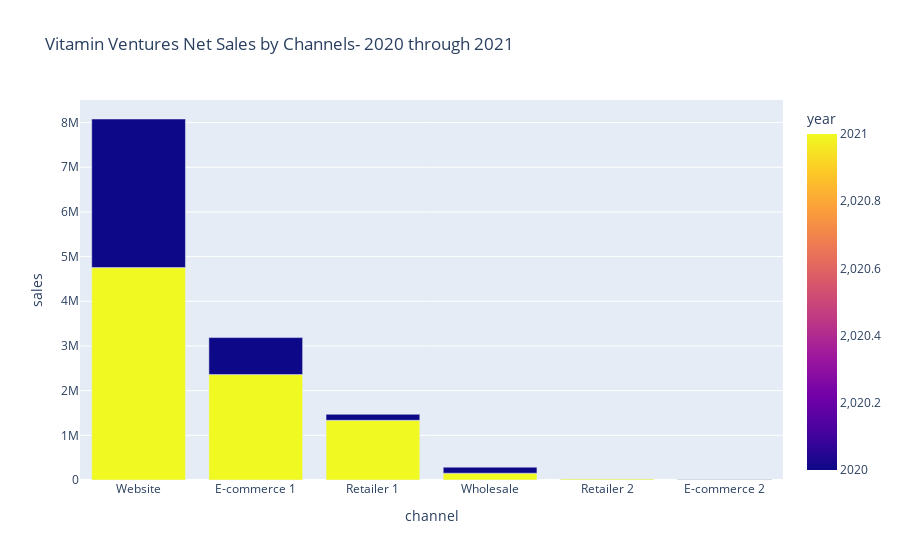

Notebook cell for this chart:
### Code cell
fig2 = px.bar(df2, x="channel", y="sales", title="Vitamin Ventures Net Sales by Channels- 2020 through 2021",
                hover_data=["year"],
                ## markers=True,
                color= "year"
                ## labels={"date" : 'Date', "sum" :'Sales'}
)
            
fig2.show()

### Figure 1 — Plotly figure (JSON) as saved in the notebook; plotly's stock layout.template omitted (floating-point values rounded to 4 significant figures)
{"data": [{"alignmentgroup": "True", "customdata": [[2021], [2021], [2021], [2021], [2021], [2021], [2020], [2020], [2020], [2020], [2020], [2020]], "hovertemplate": "channel=%{x}<br>sales=%{y}<br>year=%{marker.color}<extra></extra>", "legendgroup": "", "marker": {"color": [2021, 2021, 2021, 2021, 2021, 2021, 2020, 2020, 2020, 2020, 2020, 2020], "coloraxis": "coloraxis", "pattern": {"shape": ""}}, "name": "", "offsetgroup": "", "orientation": "v", "showlegend": false, "textposition": "auto", "type": "bar", "x": ["Website", "E-commerce 1", "Retailer 1", "Wholesale", "Retailer 2", "E-commerce 2", "Website", "E-commerce 1", "Wholesale", "Retailer 1", "E-commerce 2", "Retailer 2"], "xaxis": "x", "y": [4754000.0, 2361000.0, 1336000.0, 152100.0, 26700.0, 13790.0, 3326000.0, 827000.0, 135000.0, 134700.0, 5421.0, 1511.0], "yaxis": "y"}], "layout": {"barmode": "relative", "coloraxis": {"colorbar": {"title": {"text": "year"}}, "colorscale": [[0, "#0d0887"], [0.1111, "#46039f"], [0.2222, "#7201a8"], [0.3333, "#9c179e"], [0.4444, "#bd3786"], [0.5556, "#d8576b"], [0.6667, "#ed7953"], [0.7778, "#fb9f3a"], [0.8889, "#fdca26"], [1, "#f0f921"]]}, "legend": {"tracegroupgap": 0}, "title": {"text": "Vitamin Ventures Net Sales by Channels- 2020 through 2021"}, "xaxis": {"anchor": "y", "domain": [0, 1], "title": {"text": "channel"}}, "yaxis": {"anchor": "x", "domain": [0, 1], "title": {"text": "sales"}}}}
